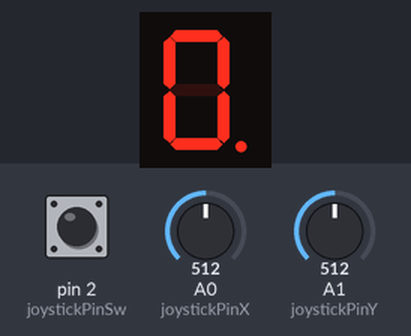
The sketch below on a simulated Arduino Uno, built with avr-gcc and run on an emulated ATmega328P. On the bench: 1-digit seven-segment display. Wiring (inferred from the names in the program): 1-digit 7-segment display, segments lit when LOW: segments pin 5, pin 6, pin 7, pin 8, pin 9, pin 10, pin 11, pin 4. The test bench sets the inputs (shaded band); at power-on: A0 (joystickPinX) = 512, pin 2 (joystickPinSw) HIGH, A1 (joystickPinY) = 512. The segment pins are drawn as the display they are named for.

Above: at 0.3 s.
At 0.9 s:
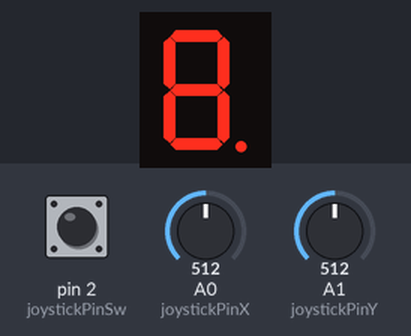
1.3 s: A0 (joystickPinX) set to 190
At 1.5 s:
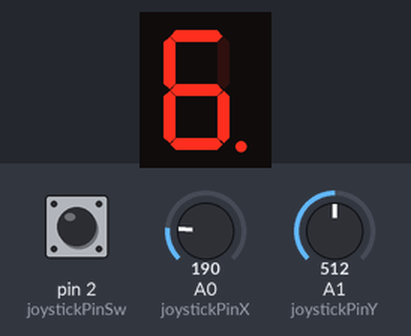
2.9 s: pin 2 (joystickPinSw) pulled LOW for 0.15 s
Timing chart, 0 to 5.9 s (numbered marks = the images above; inputs shaded):
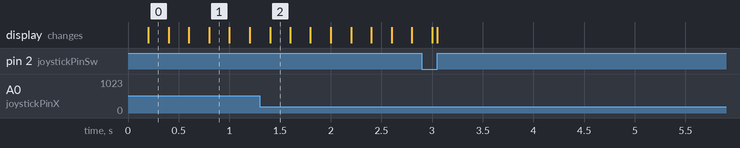

The sketch:

homework3.ino
```cpp
int state = 1;
int currentPosition = 7;
int debounceJoystick = 15;

const int pinA = 4;
const int pinB = 5;
const int pinC = 6;
const int pinD = 7;
const int pinE = 8;
const int pinF = 9;
const int pinG = 10;
const int pinDP = 11;


const int joystickPinSw = 2;
const int joystickPinX = A0;
const int joystickPinY = A1;


const int xMinTreshold = 200;
const int xMaxTreshold = 800;
const int yMinTreshold = 200;
const int yMaxTreshold = 800;
const int highMiddleThreshold = 600;
const int lowMiddleThreshold = 400;

const int segSize = 8;

byte blinkingSegmentState = 0;

int segments[segSize] = {
  pinA, pinB, pinC, pinD, pinE, pinF, pinG, pinDP
};

byte segmentsValues[segSize] = { 0, 0, 0, 0, 0, 0, 0, 0 };  // a  b  c  d  e  f  g dp

const int movementMatrix[segSize][4] = {
  //UP  DOWN  LEFT  RIGHT
  {  0,   6,   5,   1 },  // a
  {  0,   6,   5,   1 },  // b
  {  6,   3,   4,   7 },  // c
  {  6,   3,   4,   2 },  // d
  {  6,   3,   4,   2 },  // e
  {  0,   6,   5,   1 },  // f
  {  0,   3,   6,   6 },  // g
  {  7,   7,   2,   7 },  // dp
};


int up = 0;
int down = 1;
int left = 2;
int right = 3;


byte lastSwReading = 1;
byte swState = LOW;

int xValueJoystick = 0;
int yValueJoystick = 0;
int lastXState = 0;
int lastYState = 0;

const unsigned long debounceTime = 50;
unsigned long lastButtonInputChange = 0;
unsigned long lastBlinkStateChange = 0;
unsigned long timer = 0;
const long blinkInterval = 200;
const int longPressThreshold = 2000;


void setup() {

   pinMode(joystickPinSw, INPUT_PULLUP);
   for (int i = 0; i < segSize; i++) {
    pinMode(segments[i], OUTPUT);
  }


  Serial.begin(9600);
}

void loop() {
  joystickInput();
  blinkSegment();
}


void digitalWriteForCurrPos() {
  digitalWrite(segments[currentPosition], segmentsValues[currentPosition]);
}

void blinkSegment() {
  if (state != 1) {
    return;
  }
  timer = millis();
  if (timer - lastBlinkStateChange >= blinkInterval) {
    lastBlinkStateChange = timer;
    blinkingSegmentState = !blinkingSegmentState;
    digitalWrite(segments[currentPosition], blinkingSegmentState);
  }
}

void reset() {
  for (int i = 0; i < segSize; i++) {
    segmentsValues[i] = 0;
    digitalWrite(segments[i], 0);
    currentPosition = 7;
  }
}

void valuePos(int movement, boolean toggleSeg = false) {
  if (state != 1) {
    if (toggleSeg) {
      segmentsValues[currentPosition] = !segmentsValues[currentPosition];
    }
    digitalWriteForCurrPos();
    return;
  }
  digitalWriteForCurrPos();
  currentPosition = movementMatrix[currentPosition][movement];
}

void xMovement() {
  if (xValueJoystick > xMaxTreshold) {
    if (lastXState != 1) {
      valuePos(right, true);
    }
    lastXState = 1;
    return;
  }
  if (xValueJoystick < xMinTreshold) {
    if (lastXState != -1) {
      valuePos(left, true);
    }
    lastXState = -1;
    return;
  }
  lastXState = 0;
}

void yMovement() {
  if (yValueJoystick > yMaxTreshold) {
    if (lastYState != 1) {
      valuePos(down);
    }
    lastYState = 1;
    return;
  }
  if (yValueJoystick < yMinTreshold) {
    if (lastYState != -1) {
      valuePos(up);
    }
    lastYState = -1;
    return;
  }
  lastYState = 0;
}

void buttonPressed() {
  if (lastSwReading != swState && swState == LOW) {
    lastButtonInputChange = millis();
  }

  if (lastButtonInputChange && lastSwReading != swState && swState == HIGH) {
    if (millis() - lastButtonInputChange < debounceTime) {
      return;
    }
    lastButtonInputChange = 0;
    shortButtonPress();
  }

  if (state == 1 && lastButtonInputChange && millis() - lastButtonInputChange > longPressThreshold) {
    lastButtonInputChange = 0;
    reset();
  }
  lastSwReading = swState;
}


void joystickMovement() {
  if (state != 1) {
    xMovement();
    return;
  }

  if (yValueJoystick < highMiddleThreshold && yValueJoystick > lowMiddleThreshold) {
    xMovement();
  }
  if(xValueJoystick < highMiddleThreshold && xValueJoystick > lowMiddleThreshold) {
    yMovement();
  }
  if (yMinTreshold + debounceJoystick < yValueJoystick && yValueJoystick < yMaxTreshold - debounceJoystick) {
    lastYState = 0;
  }
  if (xMinTreshold + debounceJoystick < xValueJoystick && xValueJoystick < xMaxTreshold - debounceJoystick) {
    lastXState = 0;
  }
}


void joystickInput() {
  swState = digitalRead(joystickPinSw);
  xValueJoystick = analogRead(joystickPinX);
  yValueJoystick = analogRead(joystickPinY);
  joystickMovement();
  buttonPressed();
}

void shortButtonPress() {
  if (state == 1) {
    state++;
    digitalWriteForCurrPos();
  }
  else
    state--;
}
```

Measured:
- after the input at 1.3 s, the display: changes after 0.10 s (image 2)
